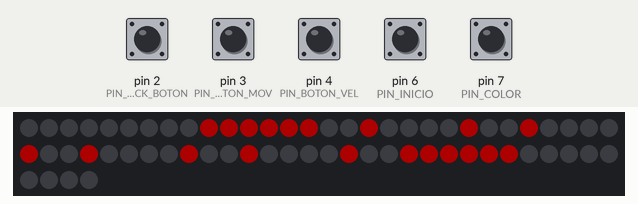
This sketch was run on a simulated Arduino Uno, built with avr-gcc and run on an emulated ATmega328P. Shown: 64 RGB LEDs in strip order, left to right, continuing on the next row. Inputs (shaded band) come from the test bench; at power-on: pin 2 (PIN_JOYSTICK_BOTON), pin 3 (PIN_BOTON_MOV), pin 4 (PIN_BOTON_VEL), pin 6 (PIN_INICIO), pin 7 (PIN_COLOR) HIGH. Dim RGB values are drawn brighter than linear; random numbers use the default seed unless the sketch sets one.

Above: at 1.2 s.
1.3 s: pin 2 (PIN_JOYSTICK_BOTON) pulled LOW for 0.15 s
At 1.57 s:
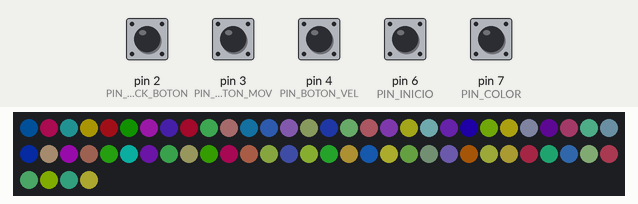
2.0 s: pin 3 (PIN_BOTON_MOV) pulled LOW for 0.15 s
At 2.45 s:
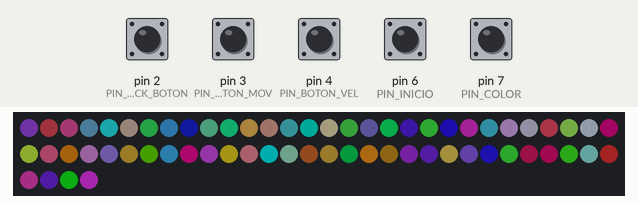
2.7 s: pin 6 (PIN_INICIO) pulled LOW for 0.15 s
At 3.12 s:
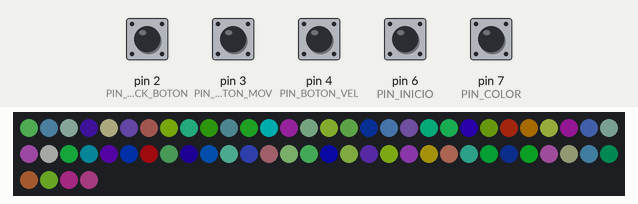
3.4 s: pin 7 (PIN_COLOR) pulled LOW for 0.15 s
At 3.73 s:
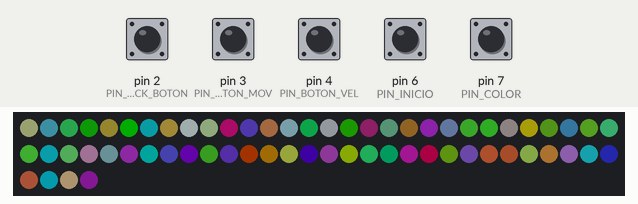
4.1 s: pin 7 (PIN_COLOR) pulled LOW for 1 s
At 5.07 s:
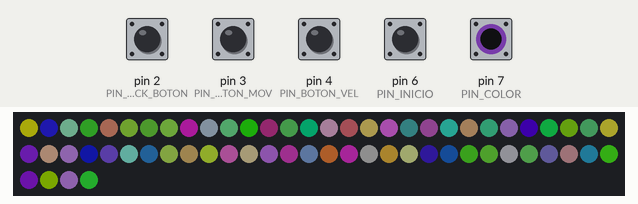
5.7 s: pin 3 (PIN_BOTON_MOV) pulled LOW for 0.15 s
At 6.05 s:
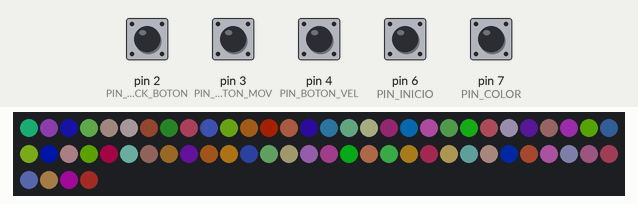
Timing chart, 0 to 8.7 s (numbered marks = the images above; inputs shaded):
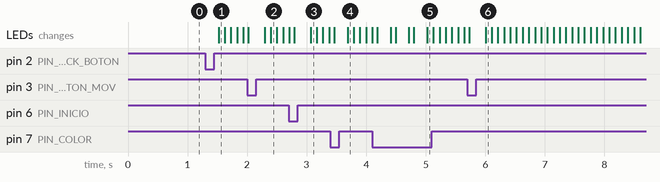

Measured:
- after the input at 1.3 s, the LEDs: change after 0.22 s (image 1)

The sketch:

grupo01_2025_20_11.04.ino
```cpp
#include <Adafruit_NeoPixel.h>

// ===================== CONFIG ======================
// Pines y cantidad de LEDs de la matriz
#define PIN_MATRIZ 5
#define NUM_PIXELES 64

// Pines del joystick
#define PIN_JOYSTICK_X A0
#define PIN_JOYSTICK_Y A1
#define PIN_JOYSTICK_BOTON 2

// Pines de los botones
#define PIN_BOTON_MOV 3   // rompe un pixel al azar del cuadrado
#define PIN_BOTON_VEL 4   // velocidad música (solo trigger)
#define PIN_COLOR 7       // cambia color del pixel escapado
#define PIN_INICIO 6      // inicia el "rompe pixel"

Adafruit_NeoPixel matriz = Adafruit_NeoPixel(NUM_PIXELES, PIN_MATRIZ, NEO_GRB + NEO_KHZ800);

// ===================== VARIABLES ======================
// Forma base del cuadrado: 1 = LED encendido, 0 = apagado
bool formaBase[64] = {
 0,0,0,0,0,0,0,0,
 0,1,1,1,1,1,1,0,
 0,1,0,0,0,0,1,0,
 0,1,0,0,0,0,1,0,
 0,1,0,0,0,0,1,0,
 0,1,0,0,0,0,1,0,
 0,1,1,1,1,1,1,0,
 0,0,0,0,0,0,0,0
};

bool formaBaseOriginal[64]; // guardamos el estado inicial del cuadrado

int pixelBloqueado = -1;     // pixel roto que no se puede mover
int pixelEscapado = -1;      // pixel que se puede mover con el joystick

uint32_t colorPixelEscapado = 0x00FFFF; // color del pixel escapado
bool modoDisco = false;                  // modo colores random

unsigned long tiempoUltimoMovimiento = 0;
const unsigned long retrasoMovimiento = 200; // velocidad de movimiento del pixel escapado
const unsigned long retrasoDisco = 80;       // velocidad del modo disco

// Contador de pixeles rotos
int pixelesRotos = 0;
const int maxPixelesRotos = 9;

// Timer de inactividad
unsigned long tiempoUltimaActividad = 0;

// ===================== FUNCIONES UTILES ======================
// Convertir índice 0-63 a coordenadas X y Y
int obtenerX(int i){ return i % 8; }
int obtenerY(int i){ return i / 8; }
// Convertir coordenadas X,Y a índice 0-63
int obtenerIndice(int x,int y){ return y * 8 + x; }

// Genera un color random que NO sea rojo fuerte
uint32_t generarColorNoRojo(){
  while(true){
    int r=random(0,256);
    int g=random(0,256);
    int b=random(0,256);
    if(!(r>200 && g<80 && b<80)) return matriz.Color(r,g,b);
  }
}

// ===================== DIBUJO ======================
// Dibuja la matriz en su estado normal
void dibujarMatrizNormal(){
  matriz.clear(); // apaga todo

  for(int i=0;i<64;i++){
    if(formaBase[i]==1) matriz.setPixelColor(i, matriz.Color(255,0,0)); // dibuja los pixeles del cuadrado
  }

  // dibuja pixel roto
  if(pixelBloqueado>=0) matriz.setPixelColor(pixelBloqueado, 0);
  // dibuja pixel escapado
  if(pixelEscapado>=0) matriz.setPixelColor(pixelEscapado, colorPixelEscapado);

  matriz.show(); // actualiza la matriz
}

// Dibuja la matriz en modo disco (colores random)
void dibujarMatrizDisco(){
  for(int i=0;i<64;i++){
    matriz.setPixelColor(i, generarColorNoRojo());
  }
  if(pixelEscapado>=0)
    matriz.setPixelColor(pixelEscapado, colorPixelEscapado);

  matriz.show();
}

// ===================== REPARAR CUADRADO ======================
// Devuelve el cuadrado a su estado inicial
void repararCuadrado(){
  for(int i=0;i<64;i++){
    formaBase[i] = formaBaseOriginal[i];
  }
  pixelBloqueado = -1;
  pixelEscapado = -1;
  pixelesRotos = 0;
  dibujarMatrizNormal();
}

// ===================== SETUP ======================
void setup(){
  matriz.begin();
  matriz.setBrightness(50);
  matriz.show();
  randomSeed(analogRead(A3)); // inicializa random

  // Configura botones y joystick
  pinMode(PIN_JOYSTICK_BOTON, INPUT_PULLUP);
  pinMode(PIN_INICIO, INPUT_PULLUP);
  pinMode(PIN_COLOR, INPUT_PULLUP);
  pinMode(PIN_BOTON_MOV, INPUT_PULLUP);
  pinMode(PIN_BOTON_VEL, INPUT_PULLUP);

  // Guarda estado inicial
  for(int i=0;i<64;i++){
    formaBaseOriginal[i] = formaBase[i];
  }

  tiempoUltimaActividad = millis(); // inicializa el timer de inactividad
  dibujarMatrizNormal();
}

// ===================== LOOP ======================
void loop(){

  // ================= REPARACIÓN AUTOMÁTICA POR INACTIVIDAD =================
  // Si pasan 15s sin tocar nada, se regenera el cuadrado
  if(millis() - tiempoUltimaActividad > 15000){
    repararCuadrado();
    tiempoUltimaActividad = millis(); // reinicia timer
  }

  // ================== BOTÓN INICIO ==================
  if(digitalRead(PIN_INICIO)==LOW){
    tiempoUltimaActividad = millis(); // actualiza timer de actividad

    int lados[64];
    int total = 0;
    for(int i=0;i<64;i++){
      if(formaBase[i]==1) lados[total++] = i;
    }

    if(total > 0){
      int elegido = lados[random(total)];
      pixelBloqueado = elegido;
      formaBase[pixelBloqueado] = 0;

      int x = obtenerX(elegido);
      int y = obtenerY(elegido);

      if(x < 7) pixelEscapado = obtenerIndice(x+1,y);
      else if(x > 0) pixelEscapado = obtenerIndice(x-1,y);
      else if(y < 7) pixelEscapado = obtenerIndice(x,y+1);
      else pixelEscapado = obtenerIndice(x,y-1);

      dibujarMatrizNormal();
    }
    delay(250); // evita que el botón se lea varias veces
  }

  // ================== BOTÓN COLOR ==================
  if (pixelEscapado>=0 && digitalRead(PIN_COLOR)==LOW){
    tiempoUltimaActividad = millis();
    colorPixelEscapado = generarColorNoRojo();
    dibujarMatrizNormal();
    delay(200);
  }

  // ================== BOTÓN 3: ROMPER PIXELES ==================
  if (digitalRead(PIN_BOTON_MOV) == LOW) {
    tiempoUltimaActividad = millis(); // actualizar timer

    int lados[64];
    int total = 0;
    for(int i=0;i<64;i++){
      if(formaBase[i]==1) lados[total++] = i;
    }

    if(pixelesRotos < maxPixelesRotos && total > 0){
      // rompe un pixel normal
      int elegido = lados[random(total)];
      pixelBloqueado = elegido;
      formaBase[pixelBloqueado] = 0;

      int x = obtenerX(elegido);
      int y = obtenerY(elegido);

      if(x < 7) pixelEscapado = obtenerIndice(x+1,y);
      else if(x > 0) pixelEscapado = obtenerIndice(x-1,y);
      else if(y < 7) pixelEscapado = obtenerIndice(x,y+1);
      else pixelEscapado = obtenerIndice(x,y-1);

      pixelesRotos++;
    }
    else if(pixelesRotos >= maxPixelesRotos){
      // reinicia cuadrado completo pero deja 1 pixel roto
      for(int i=0;i<64;i++){
        formaBase[i] = formaBaseOriginal[i];
      }

      int elegido = random(64);
      while(formaBase[elegido]==0) elegido = random(64);
      pixelBloqueado = elegido;
      formaBase[pixelBloqueado] = 0;

      int x = obtenerX(elegido);
      int y = obtenerY(elegido);

      if(x < 7) pixelEscapado = obtenerIndice(x+1,y);
      else if(x > 0) pixelEscapado = obtenerIndice(x-1,y);
      else if(y < 7) pixelEscapado = obtenerIndice(x,y+1);
      else pixelEscapado = obtenerIndice(x,y-1);

      pixelesRotos = 1; // reinicia contador
    }

    dibujarMatrizNormal();
    delay(250);
  }

  // ================== BOTÓN 4 (velocidad música) ==================
  if(digitalRead(PIN_BOTON_VEL)==LOW){
    tiempoUltimaActividad = millis();
    delay(200);
  }

  // ================== MODO DISCO ==================
  static int ultimo = HIGH;
  int ahora = digitalRead(PIN_JOYSTICK_BOTON);

  if(ultimo==HIGH && ahora==LOW){
    modoDisco = !modoDisco;
    tiempoUltimaActividad = millis();
    delay(200);
  }
  ultimo = ahora;

  if(modoDisco){
    tiempoUltimaActividad = millis();
    dibujarMatrizDisco();
    delay(retrasoDisco);
    return;
  }

  // ================== MOVER PIXEL ESCAPADO ==================
  if(pixelEscapado >= 0){

    int valorX = analogRead(PIN_JOYSTICK_X);
    int valorY = analogRead(PIN_JOYSTICK_Y);

    if(millis() - tiempoUltimoMovimiento >= retrasoMovimiento){

      int x = obtenerX(pixelEscapado);
      int y = obtenerY(pixelEscapado);
      int xOriginal = x;
      int yOriginal = y;

      // movimiento con joystick
      if(valorX > 800 && x>0) x--;
      else if(valorX < 200 && x<7) x++;

      if(valorY > 800 && y>0) y--;
      else if(valorY < 200 && y<7) y++;

      if(x != xOriginal || y != yOriginal){
        tiempoUltimaActividad = millis(); // actualiza timer si se mueve
      }

      int nueva = obtenerIndice(x,y);
      if(nueva != pixelBloqueado) pixelEscapado = nueva;

      dibujarMatrizNormal();
      tiempoUltimoMovimiento = millis();
    }
  }
}
```
